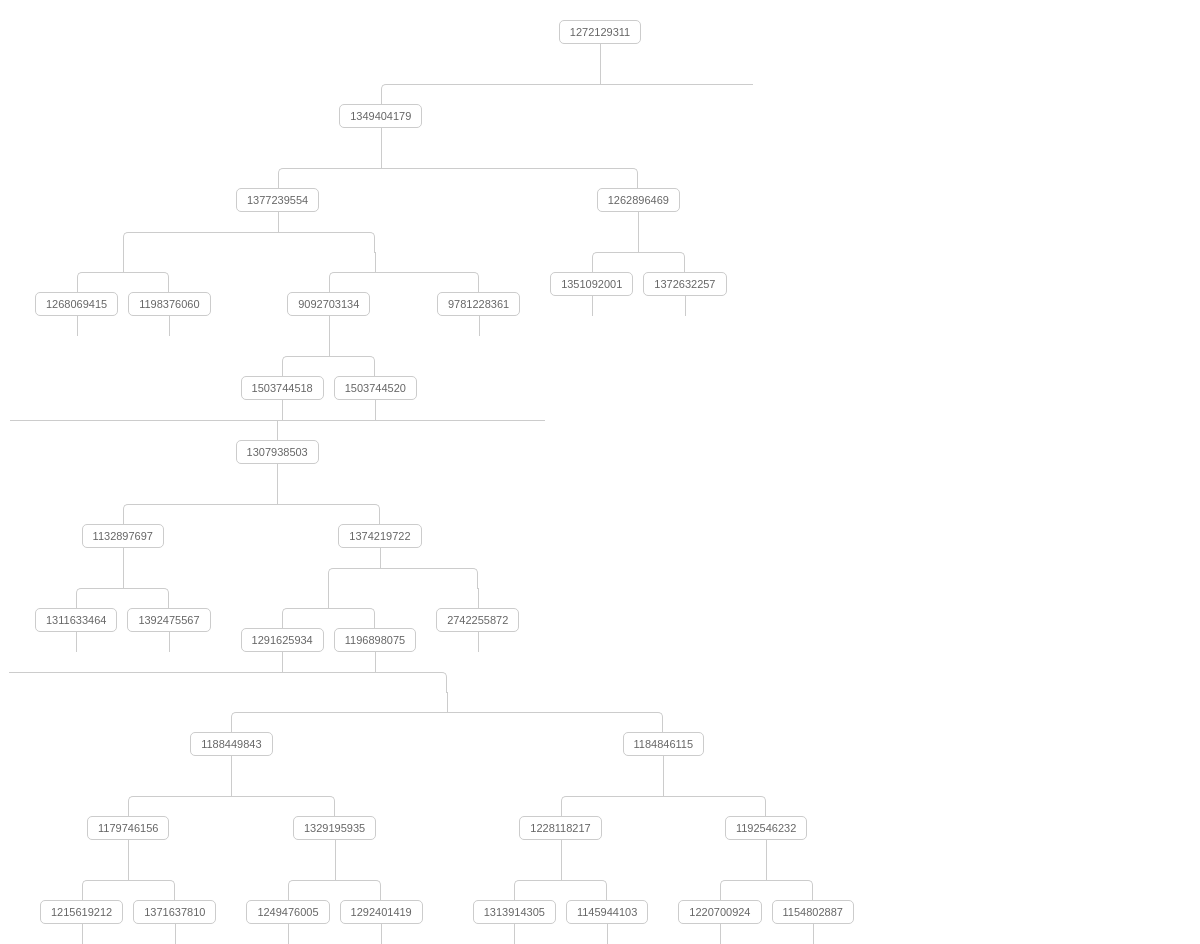
Page /view.php on the earlier database version.
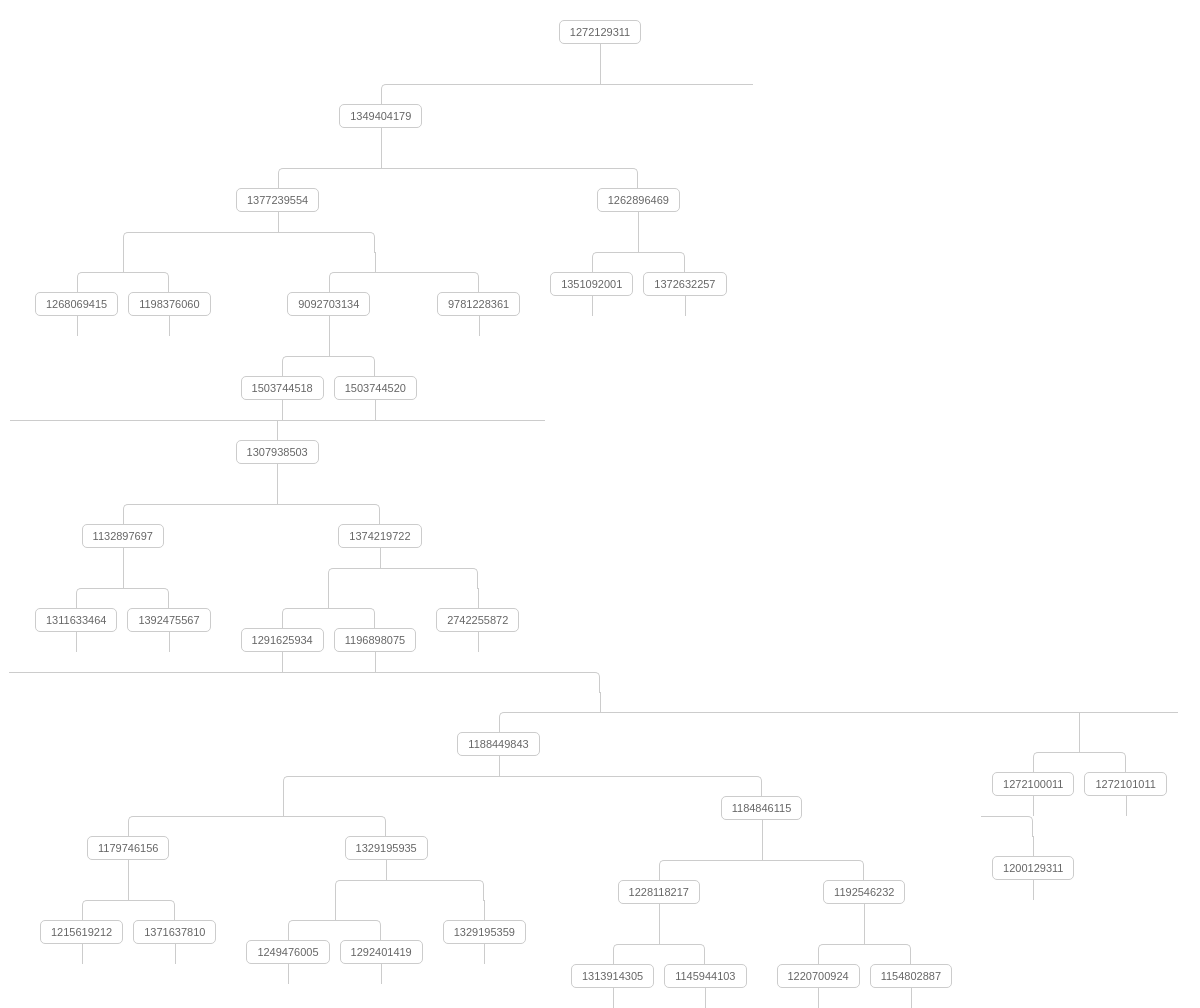
Same page on the later database version.
### tables this page shows
CREATE TABLE IF NOT EXISTS `agents` (
  `id` int(10) unsigned NOT NULL AUTO_INCREMENT,
  `agent_code` varchar(255) DEFAULT NULL,
  `sponsor_code` varchar(255) DEFAULT NULL,
  `pair_id` int(11) DEFAULT NULL,
  `leg` enum('Left','Right') NOT NULL DEFAULT 'Left',
  `depth_level` int(11) NOT NULL,
  PRIMARY KEY (`id`)
);

### functions.php (the view, shortened to what this page needs)
<?php
function getSponsorData($con,$sponsor_code){
	$sql = "select * from agents where agent_code ='".$sponsor_code."'";
	$result = mysqli_query($con,$sql);
	$row = mysqli_fetch_array($result, MYSQLI_ASSOC);
	return $row;
}
function getPairIds($con,$sponsor_code){
	$sql = "select Distinct(pair_id) from agents where sponsor_code = '".$sponsor_code."' ORDER BY pair_id";
	$result = mysqli_query($con,$sql);
	$rows = array();
	while ($row = mysqli_fetch_array($result, MYSQLI_ASSOC)) {
		$rows[] =$row['pair_id'];
	}
	return $rows;
}
function getPairValues($con,$sponsor_code,$pair_id){
	$sql = "select * from agents where sponsor_code ='".$sponsor_code."' AND pair_id ='".$pair_id."'";
	$result = mysqli_query($con,$sql);
	$rows = array();
	while ($row = mysqli_fetch_array($result, MYSQLI_ASSOC)) {
		$rows[] =$row;
	}
	return $rows;
}
function renderTree($con,$sponsor_code) {
	$sponsorData = getSponsorData($con,$sponsor_code);
	$html = "<a href=''>".$sponsor_code."</a><ul>";
	$pair_ids = getPairIds($con,$sponsor_code);
	$pair_count = count($pair_ids);
	if( $pair_count > 0) {
		for($i = 1; $i <= $pair_count;$i++) {
			if($i%2 != 0){
				$html .= "<li><ul>";
			}
    		$pair_values = getPairValues($con,$sponsor_code,$i);
    		foreach ($pair_values as $key => $value) {
				$html .= "<li>".renderTree($con,$value['agent_code'])."</li>";
    		}
    		if($i%2 == 0){
				$html .= "</ul>";
			}
    	}
	} else {
	}
	$html .= "</ul>";
	return $html;
}
?>

Differences in the rows shown:
added agents: agent_code "1329195359"
added agents: agent_code "1272100011"
added agents: agent_code "1272101011"
added agents: agent_code "1200129311"
